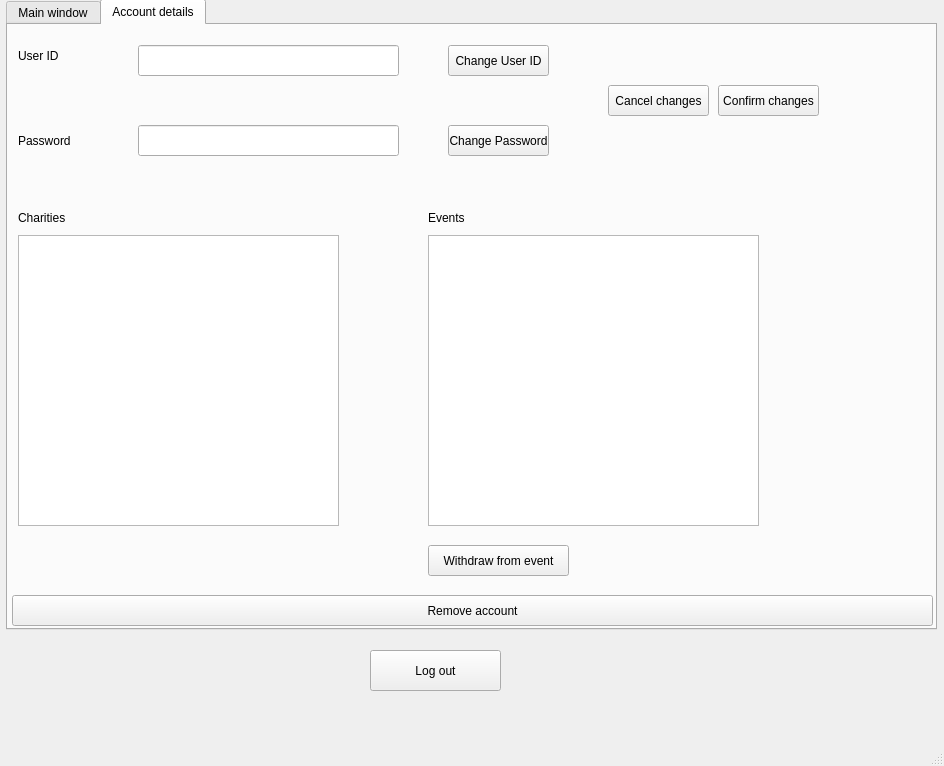
<?xml version="1.0" encoding="UTF-8"?>
<ui version="4.0">
 <class>MainWindow</class>
 <widget class="QMainWindow" name="MainWindow">
  <property name="geometry">
   <rect>
    <x>0</x>
    <y>0</y>
    <width>944</width>
    <height>766</height>
   </rect>
  </property>
  <property name="windowTitle">
   <string>MainWindow</string>
  </property>
  <widget class="QWidget" name="centralwidget">
   <widget class="QTabWidget" name="tab_main_window">
    <property name="geometry">
     <rect>
      <x>6</x>
      <y>-1</y>
      <width>931</width>
      <height>631</height>
     </rect>
    </property>
    <property name="currentIndex">
     <number>1</number>
    </property>
    <widget class="QWidget" name="tab">
     <attribute name="title">
      <string>Main window</string>
     </attribute>
    </widget>
    <widget class="QWidget" name="tab_2">
     <attribute name="title">
      <string>Account details</string>
     </attribute>
     <widget class="QLabel" name="label">
      <property name="geometry">
       <rect>
        <x>10</x>
        <y>20</y>
        <width>71</width>
        <height>21</height>
       </rect>
      </property>
      <property name="text">
       <string>User ID</string>
      </property>
     </widget>
     <widget class="QLabel" name="label_2">
      <property name="geometry">
       <rect>
        <x>10</x>
        <y>100</y>
        <width>71</width>
        <height>31</height>
       </rect>
      </property>
      <property name="text">
       <string>Password</string>
      </property>
     </widget>
     <widget class="QLabel" name="label_3">
      <property name="geometry">
       <rect>
        <x>10</x>
        <y>183</y>
        <width>81</width>
        <height>20</height>
       </rect>
      </property>
      <property name="text">
       <string>Charities</string>
      </property>
     </widget>
     <widget class="QListWidget" name="list_widget_ad_charities">
      <property name="geometry">
       <rect>
        <x>10</x>
        <y>210</y>
        <width>321</width>
        <height>291</height>
       </rect>
      </property>
     </widget>
     <widget class="QLabel" name="label_4">
      <property name="geometry">
       <rect>
        <x>420</x>
        <y>183</y>
        <width>91</width>
        <height>20</height>
       </rect>
      </property>
      <property name="text">
       <string>Events</string>
      </property>
     </widget>
     <widget class="QListWidget" name="list_widget_ad_events">
      <property name="geometry">
       <rect>
        <x>420</x>
        <y>210</y>
        <width>331</width>
        <height>291</height>
       </rect>
      </property>
     </widget>
     <widget class="QPushButton" name="btn_ad_withdraw_event">
      <property name="geometry">
       <rect>
        <x>420</x>
        <y>520</y>
        <width>141</width>
        <height>31</height>
       </rect>
      </property>
      <property name="text">
       <string>Withdraw from event</string>
      </property>
     </widget>
     <widget class="QLineEdit" name="txt_ad_user_id">
      <property name="geometry">
       <rect>
        <x>130</x>
        <y>20</y>
        <width>261</width>
        <height>31</height>
       </rect>
      </property>
     </widget>
     <widget class="QLineEdit" name="txt_ad_password">
      <property name="geometry">
       <rect>
        <x>130</x>
        <y>100</y>
        <width>261</width>
        <height>31</height>
       </rect>
      </property>
     </widget>
     <widget class="QPushButton" name="btn_ad_change_user_id">
      <property name="geometry">
       <rect>
        <x>440</x>
        <y>20</y>
        <width>101</width>
        <height>31</height>
       </rect>
      </property>
      <property name="text">
       <string>Change User ID</string>
      </property>
     </widget>
     <widget class="QPushButton" name="btn_ad_change_password">
      <property name="geometry">
       <rect>
        <x>440</x>
        <y>100</y>
        <width>101</width>
        <height>31</height>
       </rect>
      </property>
      <property name="text">
       <string>Change Password</string>
      </property>
     </widget>
     <widget class="QLabel" name="lbl_ad_unavailable_user_id">
      <property name="geometry">
       <rect>
        <x>136</x>
        <y>63</y>
        <width>251</width>
        <height>21</height>
       </rect>
      </property>
      <property name="styleSheet">
       <string>color: red;</string>
      </property>
      <property name="text">
       <string/>
      </property>
     </widget>
     <widget class="QLabel" name="lbl_ad_unauthorized_password">
      <property name="geometry">
       <rect>
        <x>136</x>
        <y>143</y>
        <width>251</width>
        <height>21</height>
       </rect>
      </property>
      <property name="styleSheet">
       <string>color: red;</string>
      </property>
      <property name="text">
       <string/>
      </property>
     </widget>
     <widget class="QPushButton" name="btn_ad_cancel_changes">
      <property name="geometry">
       <rect>
        <x>600</x>
        <y>60</y>
        <width>101</width>
        <height>31</height>
       </rect>
      </property>
      <property name="text">
       <string>Cancel changes</string>
      </property>
     </widget>
     <widget class="QPushButton" name="btn_ad_confirm_changes">
      <property name="geometry">
       <rect>
        <x>710</x>
        <y>60</y>
        <width>101</width>
        <height>31</height>
       </rect>
      </property>
      <property name="text">
       <string>Confirm changes</string>
      </property>
     </widget>
     <widget class="QPushButton" name="btn_ad_remove_account">
      <property name="geometry">
       <rect>
        <x>4</x>
        <y>570</y>
        <width>921</width>
        <height>31</height>
       </rect>
      </property>
      <property name="text">
       <string>Remove account</string>
      </property>
     </widget>
    </widget>
   </widget>
   <widget class="QPushButton" name="btn_logout">
    <property name="geometry">
     <rect>
      <x>370</x>
      <y>650</y>
      <width>131</width>
      <height>41</height>
     </rect>
    </property>
    <property name="text">
     <string>Log out</string>
    </property>
   </widget>
  </widget>
  <widget class="QMenuBar" name="menubar">
   <property name="geometry">
    <rect>
     <x>0</x>
     <y>0</y>
     <width>944</width>
     <height>21</height>
    </rect>
   </property>
  </widget>
  <widget class="QStatusBar" name="statusbar"/>
 </widget>
 <resources/>
 <connections/>
</ui>
